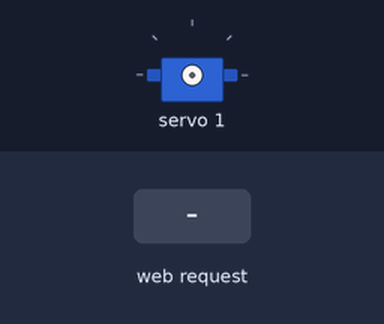
This sketch was run on a simulated ESP8266 (NodeMCU). Parts: servo. The inputs (shaded band) are chosen by the test bench. WiFi joins after 1.5 s; servers stay silent unless stated; what the sketch prints to the serial monitor is not drawn.

Above: at 3.7 s.
3.8 s: HTTP request GET /setAngle?port=1&deg=1&spd=1 received
At 4.26 s:
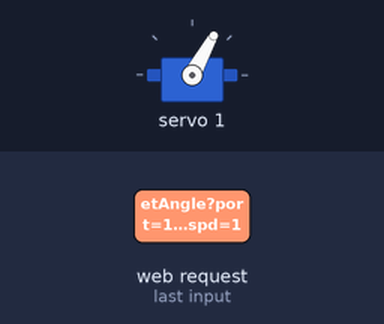
At 5.5 s:
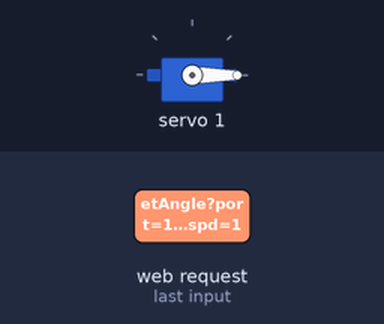
6.8 s: HTTP request GET /center received
At 7.3 s:
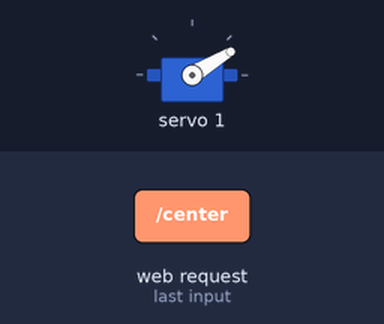
Timing chart, 0 to 9.8 s (numbered marks = the images above; inputs shaded):
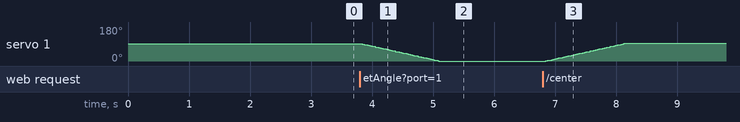

Measured:
- after the input at 3.8 s, servo 1: moves from 92° to 0° over 1.3 s, starting at once
- after the input at 6.8 s, servo 1: moves from 0° to 93° over 1.3 s, starting after 0.05 s

The sketch:

servo_roboArm_wifi_ESP12_4xServo.ino
```cpp
#include <ESP8266WiFi.h>
#include <ESP8266WebServer.h>
#include <Wire.h>
#include <Adafruit_PWMServoDriver.h>

// --- CONFIGURACIÓN DE RED ---
const char* ssid = "";
const char* password = "";

ESP8266WebServer server(80);
Adafruit_PWMServoDriver pwm = Adafruit_PWMServoDriver();

// --- CALIBRACIÓN DE SERVOS ---
// MG996R (Puertos 0, 1, 2)
#define MG996_MIN  102
#define MG996_MAX  512
// SG90 (Puerto 3)
#define SG90_MIN   120
#define SG90_MAX   480

// --- VARIABLES DE ESTADO ---
float currentAngles[4] = {90, 90, 90, 90};
int targetAngles[4] = {90, 90, 90, 90};
unsigned long lastMoveTime = 0;
int globalStepDelay = 15; // Delay entre pasos (ms)
bool emergencyStop = false;

// --- LÓGICA DE MOVIMIENTO SUAVE (ASÍNCRONA) ---
void updateServos() {
  if (emergencyStop) return;

  if (millis() - lastMoveTime >= (unsigned long)globalStepDelay) {
    lastMoveTime = millis();
    bool moving = false;

    for (int i = 0; i < 4; i++) {
      if (abs(currentAngles[i] - targetAngles[i]) > 0.5) {
        moving = true;
        if (currentAngles[i] < targetAngles[i]) currentAngles[i] += 1.0;
        else currentAngles[i] -= 1.0;

        int pulse = (i == 3) ?
                    map((int)currentAngles[i], 0, 180, SG90_MIN, SG90_MAX) :
                    map((int)currentAngles[i], 0, 180, MG996_MIN, MG996_MAX);

        pwm.setPWM(i, 0, pulse);
      }
    }
  }
}

// --- MANEJADORES DEL SERVIDOR WEB ---
void handleRoot() {
  String html = "<html><head><meta name='viewport' content='width=device-width, initial-scale=1' charset='utf-8'>";
  html += "<style>body{font-family:'Segoe UI',sans-serif; text-align:center; background:#eceff1; padding:20px; color:#333;}";
  html += ".card{background:white; padding:15px; border-radius:15px; margin:10px auto; max-width:500px; box-shadow:0 4px 6px rgba(0,0,0,0.1);}";
  html += ".control-group{display:flex; align-items:center; gap:10px; margin-top:10px;}";
  html += ".slider{flex-grow:1; height:15px; border-radius:5px; background:#d7ccc8; outline:none;}";
  html += ".btn-small{padding:10px; border:none; border-radius:8px; background:#455a64; color:white; font-weight:bold; cursor:pointer; min-width:55px;}";
  html += ".btn-panic{background:#d32f2f; width:100%; padding:15px; color:white; border:none; border-radius:10px; font-weight:bold; margin-bottom:10px;}";
  html += ".btn-action{background:#1976d2; width:48%; padding:10px; color:white; border:none; border-radius:10px; font-weight:bold;}";
  html += "h3{margin:5px 0; font-size:16px; color:#455a64;}</style></head><body>";

  html += "<h1>Control Brazo PETG</h1>";

  // Panel de Seguridad
  html += "<div class='card'>";
  html += "<button class='btn-panic' onclick='fetch(\"/panic\")'>PARADA DE EMERGENCIA</button>";
  html += "<div style='display:flex; justify-content:space-between;'>";
  html += "<button class='btn-action' style='background:#388e3c' onclick='fetch(\"/reset_safety\")'>ACTIVAR MOTORES</button>";
  html += "<button class='btn-action' onclick='centerJS()'>CENTRAR TODO</button></div></div>";

  // Slider de Velocidad (Invertido lógicamente: derecha = más rápido)
  int speedVal = 101 - globalStepDelay;
  html += "<div class='card' style='background:#37474f; color:white;'><h3>Velocidad de Movimiento: <span id='vSpd'>" + String(speedVal) + "</span></h3>";
  html += "<input type='range' min='1' max='100' value='" + String(speedVal) + "' class='slider' onchange='updateSpeed(this.value)'></div>";

  // Sliders de los 4 Servos
  const char* names[] = {"Base (P0)", "Codo (P1)", "Hombro (P2)", "Pinza (P3)"};
  for(int i=0; i<4; i++) {
    html += "<div class='card'><h3>" + String(names[i]) + ": <span id='v" + String(i) + "'>" + String((int)currentAngles[i]) + "</span>&deg;</h3>";
    html += "<div class='control-group'>";
    html += "<button class='btn-small' onclick='moveServo(" + String(i) + ", 0)'>0&deg;</button>";
    html += "<input type='range' min='0' max='180' value='" + String((int)currentAngles[i]) + "' class='slider' id='s" + String(i) + "' oninput='moveServo(" + String(i) + ", this.value)'>";
    html += "<button class='btn-small' onclick='moveServo(" + String(i) + ", 180)'>180&deg;</button>";
    html += "</div></div>";
  }

  html += "<script>";
  html += "let lastCall = 0;";
  html += "function moveServo(port, val) {";
  html += "  document.getElementById('v' + port).innerHTML = val;";
  html += "  document.getElementById('s' + port).value = val;";
  html += "  let now = Date.now(); if (now - lastCall > 40) {";
  html += "    fetch('/setAngle?port=' + port + '&deg=' + val); lastCall = now; } }";
  html += "function updateSpeed(val) { document.getElementById('vSpd').innerHTML = val; fetch('/setSpeed?spd=' + val); }";
  html += "function centerJS() { for(let i=0; i<4; i++){ moveServo(i, 90); } fetch('/center'); }";
  html += "</script></body></html>";

  server.send(200, "text/html", html);
}

void handleAngle() {
  if (!emergencyStop && server.hasArg("port") && server.hasArg("deg")) {
    int p = server.arg("port").toInt();
    int d = server.arg("deg").toInt();
    if (p >= 0 && p < 4) {
      targetAngles[p] = d;
      Serial.printf("WEB: Puerto %d -> Objetivo %d°\n", p, d);
    }
  }
  server.send(200, "text/plain", "OK");
}

void handleSpeed() {
  if (server.hasArg("spd")) {
    int s = server.arg("spd").toInt();
    globalStepDelay = 101 - s; // Inversión lógica
    Serial.printf("WEB: Velocidad ajustada. Delay: %d ms\n", globalStepDelay);
    server.send(200, "text/plain", "OK");
  }
}

void handlePanic() {
  emergencyStop = true;
  for(int i=0; i<16; i++) pwm.setPWM(i, 0, 4096); // Corta señal PWM
  Serial.println("!!! EMERGENCIA: MOTORES DESACTIVADOS !!!");
  server.send(200, "text/plain", "STOP");
}

void handleResetSafety() {
  emergencyStop = false;
  Serial.println("SEGURIDAD: Motores re-activados.");
  server.send(200, "text/plain", "OK");
}

void handleCenter() {
  if (!emergencyStop) {
    for(int i=0; i<4; i++) targetAngles[i] = 90;
    Serial.println("WEB: Centrando todos los ejes.");
  }
  server.send(200, "text/plain", "OK");
}

// --- SETUP ---
void setup() {
  Serial.begin(115200);
  delay(1000);
  Serial.println("\n\n--- CONTROL BRAZO PETG v2.0 ---");

  pwm.begin();
  pwm.setPWMFreq(50);
  Serial.println("Driver PCA9685 OK");

  WiFi.mode(WIFI_STA);
  WiFi.begin(ssid, password);
  Serial.print("Conectando a WiFi");

  while (WiFi.status() != WL_CONNECTED) {
    delay(500);
    Serial.print(".");
  }

  Serial.println("\nWiFi CONECTADO");
  Serial.print("IP del Brazo: ");
  Serial.println(WiFi.localIP());

  server.on("/", handleRoot);
  server.on("/setAngle", handleAngle);
  server.on("/setSpeed", handleSpeed);
  server.on("/panic", handlePanic);
  server.on("/reset_safety", handleResetSafety);
  server.on("/center", handleCenter);

  server.begin();
  Serial.println("Servidor Web listo.");
}

// --- LOOP ---
void loop() {
  server.handleClient();
  updateServos();
}
```
